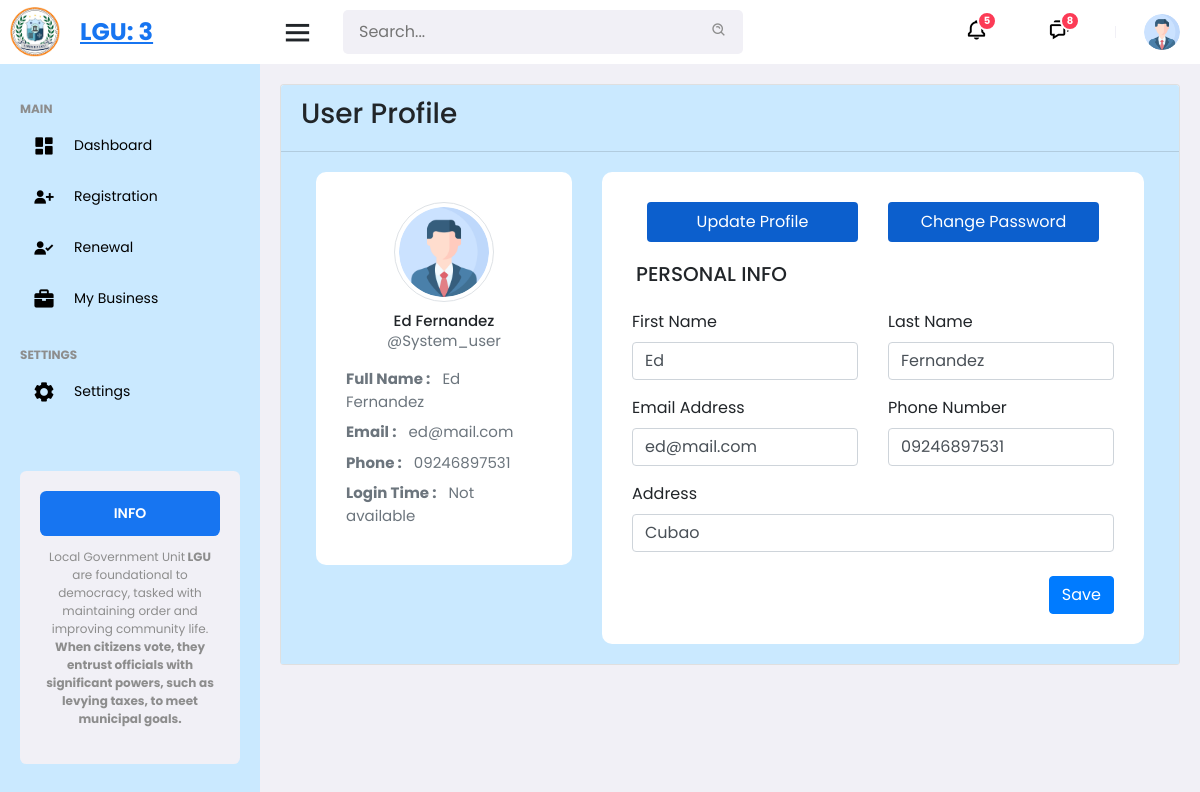
/user/user_profile.php (signed in), run on an earlier commit of the app's database.
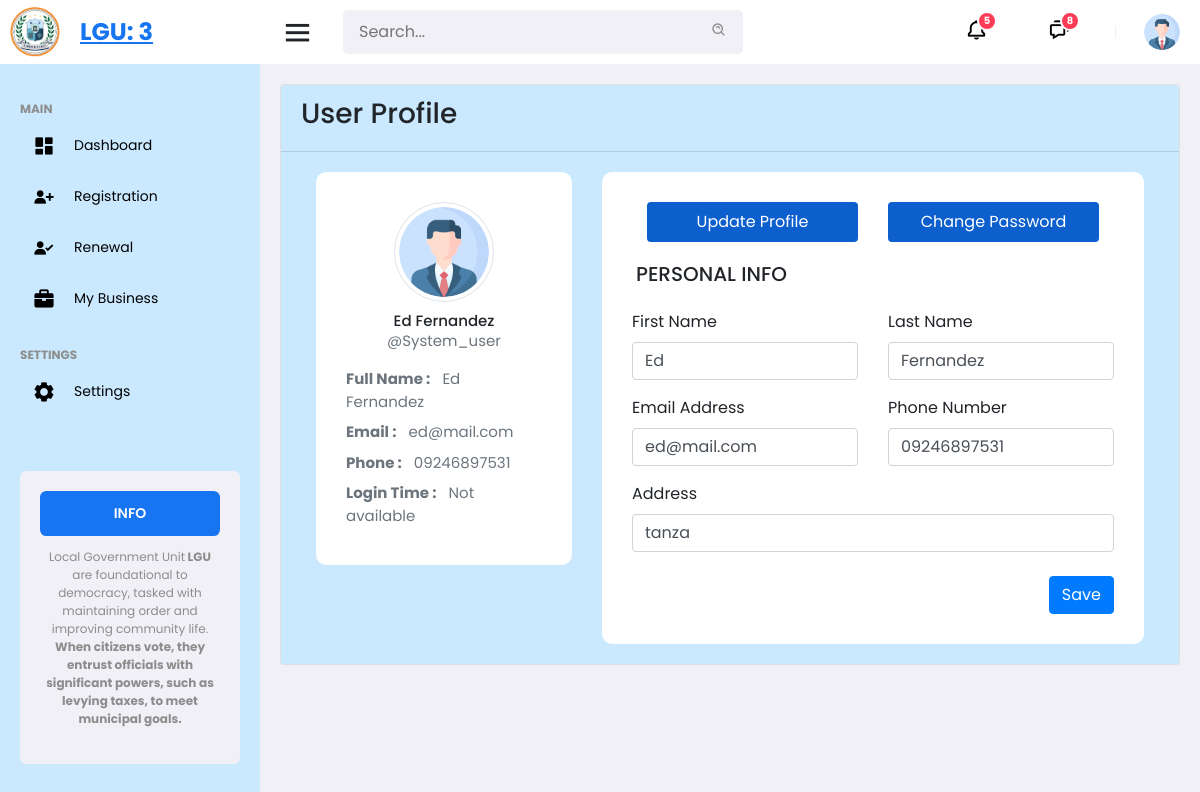
And on a later commit of the database.
### tables this page shows
CREATE TABLE `users` (
  `id` int(10) NOT NULL,
  `fname` varchar(255) NOT NULL,
  `lname` varchar(255) NOT NULL,
  `email` varchar(255) NOT NULL,
  `phone` varchar(255) NOT NULL,
  `address` varchar(255) NOT NULL,
  `password` varchar(255) NOT NULL,
  `role_as` tinyint(4) NOT NULL DEFAULT 0,
  `status` tinyint(4) DEFAULT 0,
  `created_at` timestamp NOT NULL DEFAULT current_timestamp()
);

### user/user_profile.php (the view, shortened to what this page needs)
<?php
include('../user/assets/inc/header.php');
include('../user/assets/inc/sidebar.php');
include('../user/assets/inc/navbar.php');
$user_id = $_SESSION['auth_user']['user_id'] ?? 0;
$full_name = $email = $phone = $address = "N/A";
$query = "SELECT fname, lname, email, phone, address FROM users WHERE id = ?";
$stmt = $conn->prepare($query);
$stmt->bind_param("i", $user_id);
$stmt->execute();
$result = $stmt->get_result();
if ($user = $result->fetch_assoc()) {
    $full_name = htmlspecialchars($user['fname'] . ' ' . $user['lname']);
    $email = htmlspecialchars($user['email']);
    $phone = htmlspecialchars($user['phone']);
    $address = htmlspecialchars($user['address']);
}
$login_time = $_SESSION['auth_user']['login_time'] ?? 'Not available';
?>
<div class="data-card">
    <div class="card">
        <div class="card-header">
            <h3>User Profile</h3>
        </div>
        <div class="card-body">
            <div class="row">
                <div class="col-md-12">
                    <div class="container-fluid">
                        <div class="row">
                            <div class="col-lg-4 col-xl-4">
                                <div class="card-box text-center">
                                    <img src="./assets/image/profile.png" class="rounded-circle avatar-lg img-thumbnail" alt="profile-image">
                                    <h4 class="mb-0"><?php echo $full_name; ?></h4>
                                    <p class="text-muted">@System_user</p>
                                    <div class="text-left mt-3">
                                        <p class="text-muted mb-2"><strong>Full Name :</strong> <span class="ml-2"><?php echo $full_name; ?></span></p>
                                        <p class="text-muted mb-2"><strong>Email :</strong> <span class="ml-2"><?php echo $email; ?></span></p>
                                        <p class="text-muted mb-2"><strong>Phone :</strong> <span class="ml-2"><?php echo $phone; ?></span></p>
                                        <p class="text-muted mb-2"><strong>Login Time :</strong> <span class="ml-2"><?php echo $login_time; ?></span></p>
                                    </div>
                                </div>
                            </div>
                            <div class="col-lg-8 col-xl-8">
                                <div class="card-box">
                                    <ul class="nav nav-pills navtab-bg nav-justified">
                                        <li class="nav-item">
                                            <a href="#aboutme" data-toggle="tab" aria-expanded="false" class="nav-link active">
                                                Update Profile
                                            </a>
                                        </li>
                                        <li class="nav-item">
                                            <a href="#settings" data-toggle="tab" aria-expanded="false" class="nav-link">
                                                Change Password
                                            </a>
                                        </li>
                                    </ul>
                                    <div class="tab-content">
                                        <div class="tab-pane show active" id="aboutme">
                                            <form method="post" enctype="multipart/form-data">
                                                <h5 class="mb-4 text-uppercase"><i class="mdi mdi-account-circle mr-1"></i> Personal Info</h5>
                                                <div class="row">
                                                    <div class="col-md-6">
                                                        <div class="form-group">
                                                            <label for="inputFirstname">First Name</label>
                                                            <input type="text" required="required" value="<?php echo htmlspecialchars($user['fname']); ?>" name="fname" class="form-control" id="inputFirstname">
                                                        </div>
                                                    </div>
                                                    <div class="col-md-6">
                                                        <div class="form-group">
                                                            <label for="inputLastname">Last Name</label>
                                                            <input required="required" type="text" value="<?php echo htmlspecialchars($user['lname']); ?>" name="lname" class="form-control" id="inputLastname">
                                                        </div>
                                                    </div>
                                                </div>
                                                <div class="row">
                                                    <div class="col-md-6">
                                                        <div class="form-group">
                                                            <label for="inputEmail">Email Address</label>
                                                            <input required="required" type="email" value="<?php echo htmlspecialchars($email); ?>" class="form-control" name="email" id="inputEmail">
                                                        </div>
                                                    </div>
                                                    <div class="col-md-6">
                                                        <div class="form-group">
                                                            <label for="inputPhone">Phone Number</label>
                                                            <input required="required" type="text" value="<?php echo htmlspecialchars($phone); ?>" class="form-control" name="phone" id="inputPhone">
                                                        </div>
                                                    </div>
                                                </div>
                                                <div class="row">
                                                    <div class="col-md-12">
                                                        <div class="form-group">
                                                            <label for="inputAddress">Address</label>
                                                            <input type="text" value="<?php echo htmlspecialchars($address); ?>" name="address" class="form-control" id="inputAddress">
                                                        </div>
                                                    </div>
                                                </div>
                                                <div class="text-right">
                                                    <button type="submit" name="update_profile" class="btn btn-primary mt-2"><i class="mdi mdi-content-save"></i> Save</button>
                                                </div>
                                            </form>
                                        </div>
                                    </div>
                                </div>
                            </div>
                        </div>
                    </div>
                </div>
            </div>
        </div>
    </div>
</div>

### user/assets/inc/header.php (shortened to what this page needs)
<!DOCTYPE html>
<html lang="en">
<head>
    <link href='https://unpkg.com/boxicons@2.1.4/css/boxicons.min.css' rel='stylesheet'>
    <link href="https://cdn.jsdelivr.net/npm/bootstrap@5.3.3/dist/css/bootstrap.min.css" rel="stylesheet">
    <link href="https://cdn.datatables.net/v/bs5/jq-3.7.0/dt-2.1.6/datatables.min.css" rel="stylesheet">
    <link rel="stylesheet" href="https://cdn.jsdelivr.net/npm/bootstrap@4.6.2/dist/css/bootstrap.min.css">
    <link rel="stylesheet" href="https://cdnjs.cloudflare.com/ajax/libs/font-awesome/6.6.0/css/all.min.css">
    <link rel="stylesheet" href="./assets/css/user-style.css">
</head>
<body>

### user/assets/inc/sidebar.php
<section id="sidebar">
    <a href="index.php" class="logo"><img src="./assets/image/logo.jpg" alt=""> <span>LGU: 3</span></a>
    <ul class="side-menu">
        <li class="divider" data-text="main">Main</li>
        <li><a href="user_dashboard.php" class="active"><i class='bx bxs-dashboard icon'></i>Dashboard</a></li>
        <li><a href="user_registration.php"><i class='bx bxs-user-plus icon'></i>Registration</a></li>
        <li><a href="user_renewal.php"><i class='bx bxs-user-check icon'></i>Renewal</a></li>
        <li>
            <a href="business_list.php">
                <i class='bx bxs-briefcase icon'></i>
                <span class="text">My Business</span>
            </a>
        </li>
        <li class="divider" data-text="settings">Settings</li>
        <li><a href="user_settings.php"><i class='bx bxs-cog icon'></i>Settings</a></li>
    </ul>
    <div class="ads">
        <div class="wrapper">
            <a href="#" class="btn-upgrade">INFO</a>
            <p>Local Government Unit<span> LGU</span> are foundational to democracy, tasked with maintaining order and improving community life.<span> When citizens vote, they entrust officials with significant powers, such as levying taxes, to meet municipal goals. </span></p>
        </div>
    </div>
</section>

### user/assets/inc/navbar.php (shortened to what this page needs)
<section id="topbar">
        <nav>
            <i class='bx bx-menu toggle-sidebar' ></i>
            <form action="#">
                <div class="form-group">
                    <input type="text" placeholder="Search...">
                    <i class='bx bx-search-alt icon' ></i>
                </div>
            </form>
            <a href="#" class="nav-link">
                <i class='bx bx-bell icon' ></i>
                <span class="badge">5</span>
            </a>
            <a href="#" class="nav-link">
                <i class='bx bx-chat icon' ></i>
                <span class="badge">8</span>
            </a>
            <div class="profile">
                <img src="./assets/image/profile.png" alt="">
            </div>
        </nav>

What changed in the data, as far as the page shows it:
changed users "Ed Fernandez": address "Cubao" → "tanza"
